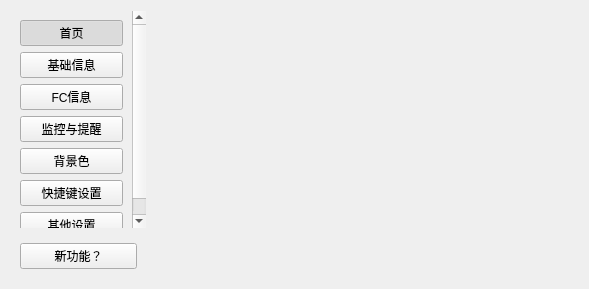
<?xml version="1.0" encoding="UTF-8"?>
<ui version="4.0">
 <class>Settiing</class>
 <widget class="QWidget" name="Settiing">
  <property name="geometry">
   <rect>
    <x>0</x>
    <y>0</y>
    <width>589</width>
    <height>289</height>
   </rect>
  </property>
  <property name="minimumSize">
   <size>
    <width>543</width>
    <height>289</height>
   </size>
  </property>
  <property name="windowTitle">
   <string>RollerCoaster</string>
  </property>
  <property name="windowIcon">
   <iconset>
    <normaloff>:/rc/images/microscope.ico</normaloff>:/rc/images/microscope.ico</iconset>
  </property>
  <layout class="QGridLayout" name="_2">
   <item row="0" column="1" rowspan="2">
    <widget class="QStackedWidget" name="stackedWidget"/>
   </item>
   <item row="0" column="0">
    <widget class="QScrollArea" name="scrollArea">
     <property name="minimumSize">
      <size>
       <width>110</width>
       <height>0</height>
      </size>
     </property>
     <property name="maximumSize">
      <size>
       <width>135</width>
       <height>16777215</height>
      </size>
     </property>
     <property name="frameShape">
      <enum>QFrame::NoFrame</enum>
     </property>
     <property name="widgetResizable">
      <bool>true</bool>
     </property>
     <widget class="QWidget" name="scrollAreaWidgetContents">
      <property name="geometry">
       <rect>
        <x>0</x>
        <y>0</y>
        <width>135</width>
        <height>224</height>
       </rect>
      </property>
      <layout class="QGridLayout" name="gridLayout_3">
       <item row="7" column="0">
        <spacer name="verticalSpacer">
         <property name="orientation">
          <enum>Qt::Vertical</enum>
         </property>
         <property name="sizeHint" stdset="0">
          <size>
           <width>0</width>
           <height>0</height>
          </size>
         </property>
        </spacer>
       </item>
       <item row="3" column="0">
        <widget class="QPushButton" name="pushButton_monitor">
         <property name="text">
          <string>监控与提醒</string>
         </property>
         <property name="checkable">
          <bool>true</bool>
         </property>
         <property name="autoExclusive">
          <bool>true</bool>
         </property>
         <attribute name="buttonGroup">
          <string notr="true">buttonGroup</string>
         </attribute>
        </widget>
       </item>
       <item row="5" column="0">
        <widget class="QPushButton" name="pushButton_shortcut_key">
         <property name="text">
          <string>快捷键设置</string>
         </property>
         <property name="checkable">
          <bool>true</bool>
         </property>
         <property name="autoExclusive">
          <bool>true</bool>
         </property>
         <attribute name="buttonGroup">
          <string notr="true">buttonGroup</string>
         </attribute>
        </widget>
       </item>
       <item row="0" column="0">
        <widget class="QPushButton" name="pushButton_home">
         <property name="text">
          <string>首页</string>
         </property>
         <property name="checkable">
          <bool>true</bool>
         </property>
         <property name="checked">
          <bool>true</bool>
         </property>
         <property name="autoExclusive">
          <bool>true</bool>
         </property>
         <attribute name="buttonGroup">
          <string notr="true">buttonGroup</string>
         </attribute>
        </widget>
       </item>
       <item row="1" column="0">
        <widget class="QPushButton" name="pushButton_base">
         <property name="text">
          <string>基础信息</string>
         </property>
         <property name="checkable">
          <bool>true</bool>
         </property>
         <property name="autoExclusive">
          <bool>true</bool>
         </property>
         <attribute name="buttonGroup">
          <string notr="true">buttonGroup</string>
         </attribute>
        </widget>
       </item>
       <item row="2" column="0">
        <widget class="QPushButton" name="pushButton_futures">
         <property name="text">
          <string>FC信息</string>
         </property>
         <property name="checkable">
          <bool>true</bool>
         </property>
         <property name="autoExclusive">
          <bool>true</bool>
         </property>
         <attribute name="buttonGroup">
          <string notr="true">buttonGroup</string>
         </attribute>
        </widget>
       </item>
       <item row="4" column="0">
        <widget class="QPushButton" name="pushButton_background_color">
         <property name="text">
          <string>背景色</string>
         </property>
         <property name="checkable">
          <bool>true</bool>
         </property>
         <property name="autoExclusive">
          <bool>true</bool>
         </property>
         <attribute name="buttonGroup">
          <string notr="true">buttonGroup</string>
         </attribute>
        </widget>
       </item>
       <item row="6" column="0">
        <widget class="QPushButton" name="pushButton_other">
         <property name="text">
          <string>其他设置</string>
         </property>
         <property name="checkable">
          <bool>true</bool>
         </property>
         <property name="autoExclusive">
          <bool>true</bool>
         </property>
         <attribute name="buttonGroup">
          <string notr="true">buttonGroup</string>
         </attribute>
        </widget>
       </item>
      </layout>
     </widget>
    </widget>
   </item>
   <item row="1" column="0">
    <widget class="QFrame" name="frame">
     <layout class="QHBoxLayout">
      <item>
       <widget class="QPushButton" name="pushButton_what_new">
        <property name="text">
         <string>新功能？</string>
        </property>
        <property name="checkable">
         <bool>true</bool>
        </property>
        <property name="autoExclusive">
         <bool>true</bool>
        </property>
        <attribute name="buttonGroup">
         <string notr="true">buttonGroup</string>
        </attribute>
       </widget>
      </item>
     </layout>
    </widget>
   </item>
  </layout>
 </widget>
 <resources/>
 <connections/>
 <buttongroups>
  <buttongroup name="buttonGroup"/>
 </buttongroups>
</ui>
